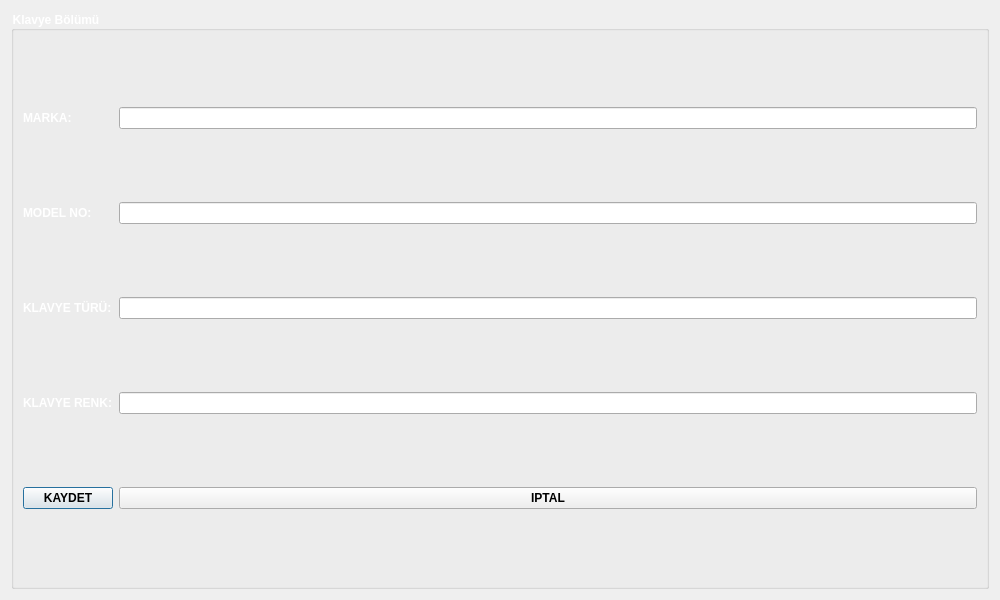
<?xml version="1.0" encoding="UTF-8"?>
<ui version="4.0">
 <class>TMOKlavyeTanimlamaFormu</class>
 <widget class="QDialog" name="TMOKlavyeTanimlamaFormu">
  <property name="geometry">
   <rect>
    <x>0</x>
    <y>0</y>
    <width>1000</width>
    <height>600</height>
   </rect>
  </property>
  <property name="minimumSize">
   <size>
    <width>1000</width>
    <height>600</height>
   </size>
  </property>
  <property name="maximumSize">
   <size>
    <width>1000</width>
    <height>600</height>
   </size>
  </property>
  <property name="windowTitle">
   <string>Dialog</string>
  </property>
  <property name="styleSheet">
   <string notr="true">TMOKlavyeTanimlamaFormu{

	background-image: url(:/resimler/klavye.jpg);
}

QLabel {
   font:Bold; 
   color: #ffffff;
}
QGroupBox {
    font:Bold;
color: #ffffff;
}
QPushButton{font:Bold;}


</string>
  </property>
  <layout class="QGridLayout" name="gridLayout">
   <item row="0" column="0">
    <widget class="QGroupBox" name="GBKlavyeBolumu">
     <property name="title">
      <string>Klavye Bölümü</string>
     </property>
     <layout class="QGridLayout" name="gridLayout_2">
      <item row="0" column="0">
       <widget class="QLabel" name="LMarka">
        <property name="text">
         <string>MARKA:</string>
        </property>
        <property name="buddy">
         <cstring>LEMarka</cstring>
        </property>
       </widget>
      </item>
      <item row="0" column="1">
       <widget class="QLineEdit" name="LEMarka"/>
      </item>
      <item row="1" column="0">
       <widget class="QLabel" name="LModelNo">
        <property name="text">
         <string>MODEL NO:</string>
        </property>
        <property name="buddy">
         <cstring>LEModelNo</cstring>
        </property>
       </widget>
      </item>
      <item row="1" column="1">
       <widget class="QLineEdit" name="LEModelNo"/>
      </item>
      <item row="2" column="0">
       <widget class="QLabel" name="LKlavyeTuru">
        <property name="text">
         <string>KLAVYE TÜRÜ:</string>
        </property>
        <property name="buddy">
         <cstring>LEKlavyeTuru</cstring>
        </property>
       </widget>
      </item>
      <item row="2" column="1">
       <widget class="QLineEdit" name="LEKlavyeTuru"/>
      </item>
      <item row="3" column="0">
       <widget class="QLabel" name="LKlavyeRenk">
        <property name="text">
         <string>KLAVYE RENK:</string>
        </property>
        <property name="buddy">
         <cstring>LEKlavyeRenk</cstring>
        </property>
       </widget>
      </item>
      <item row="3" column="1">
       <widget class="QLineEdit" name="LEKlavyeRenk"/>
      </item>
      <item row="4" column="0">
       <widget class="QPushButton" name="PBKaydet">
        <property name="text">
         <string>KAYDET</string>
        </property>
       </widget>
      </item>
      <item row="4" column="1">
       <widget class="QPushButton" name="PBIptal">
        <property name="text">
         <string>IPTAL</string>
        </property>
       </widget>
      </item>
     </layout>
    </widget>
   </item>
  </layout>
 </widget>
 <tabstops>
  <tabstop>LEMarka</tabstop>
  <tabstop>LEModelNo</tabstop>
  <tabstop>LEKlavyeTuru</tabstop>
  <tabstop>LEKlavyeRenk</tabstop>
  <tabstop>PBKaydet</tabstop>
  <tabstop>PBIptal</tabstop>
 </tabstops>
 <resources/>
 <connections>
  <connection>
   <sender>PBKaydet</sender>
   <signal>clicked()</signal>
   <receiver>TMOKlavyeTanimlamaFormu</receiver>
   <slot>accept()</slot>
   <hints>
    <hint type="sourcelabel">
     <x>102</x>
     <y>200</y>
    </hint>
    <hint type="destinationlabel">
     <x>50</x>
     <y>249</y>
    </hint>
   </hints>
  </connection>
  <connection>
   <sender>PBIptal</sender>
   <signal>clicked()</signal>
   <receiver>TMOKlavyeTanimlamaFormu</receiver>
   <slot>reject()</slot>
   <hints>
    <hint type="sourcelabel">
     <x>210</x>
     <y>200</y>
    </hint>
    <hint type="destinationlabel">
     <x>265</x>
     <y>241</y>
    </hint>
   </hints>
  </connection>
 </connections>
</ui>
